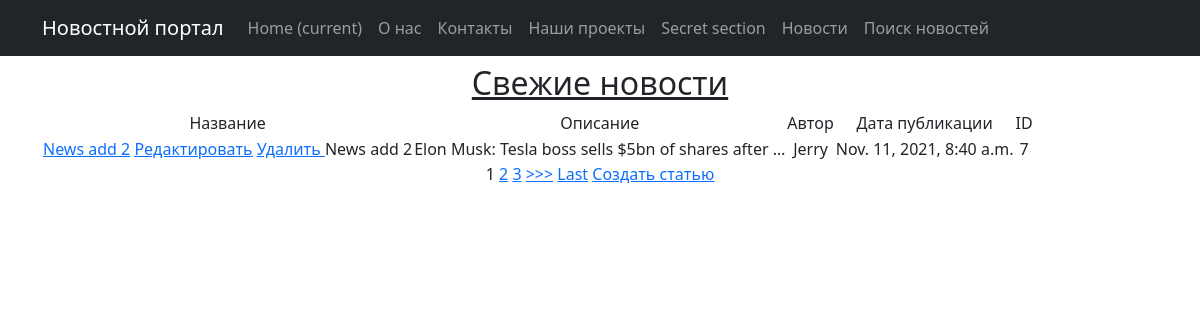
Page /news/ on the committed database.
### newsapp/models.py (models this page shows, shortened)
class NewsModel(models.Model):
    name = models.CharField(max_length=150,unique=True)
    description = models.TextField()
    author = models.CharField(max_length=50)
    dateCreation = models.DateTimeField(auto_now_add=True)

### newsapp/views.py (the view, shortened to what this page needs)
# urls.py: path('', NewsViews.as_view()),
class NewsViews(ListView):
    model = NewsModel
    template_name = 'flatpages/news.html'
    context_object_name = 'news'
    queryset = NewsModel.objects.order_by('-dateCreation')
    paginate_by = 1
    form_class = NewsForm
    def get_context_data(self, **kwargs):
        context = super().get_context_data(**kwargs)
        context['filter'] = NewsFilter(self.request.GET, queryset=self.get_queryset())
        context['form'] = NewsForm()
        return context

### newsapp/templatetags/newsapp_filters.py (called while the page is built)
@register.filter(name='censor')
def censor(value):
    text = value.split()
    for word in text:
        if word.lower() in stop_words:
            value = value.replace(word, '****')
    return value

### templates/flatpages/news.html (shortened to what this page needs)
{% extends 'flatpages/default.html' %}
{% load newsapp_filters %}
{% block content %}
    <h2><u>Свежие новости</u></h2>
    {% if news %}
        <table>
            <tr>
                <td>
                    Название
                </td>
                <td>
                    Описание
                </td>
                <td>
                    Автор
                </td>
                <td>
                    Дата публикации
                </td>
                <td>
                    ID
                </td>
            </tr>
        {% for news in news %}
            <tr>
                <td>
                    <a href="{% url 'news_detail' news.id %}">{{ news.name|censor }}</a>
                    <a href="{% url 'news_update' news.id %}"><u>Редактировать</u></a>
                    <a href="{% url 'news_delete' news.id %}"><u> Удалить </u></a>
                    {{ news.name|censor }}
                </td>
                <td>
                    {{ news.description|truncatechars:50|censor }}
                </td>
                <td>
                    {{ news.author }}
                </td>
                <td>
                    {{ news.dateCreation }}
                </td>
                <td>
                    {{ news.id }}
                </td>
            </tr>
        {% endfor %}
        </table>
{% if is_paginated %}
    {% for num in page_obj.paginator.page_range %}
        {% if page_obj.number == num %}
            <a>{{ num }}</a>
        {% elif num > page_obj.number|add:'-3' and num < page_obj.number|add:'3' %}
            <a href="?page={{ num }}">{{ num }}</a>
        {% endif %}
    {% endfor %}
    {% if page_obj.has_next %}
        <a href="?page={{ page_obj.next_page_number }}">>>></a>
        <a href="?page={{ page_obj.paginator.num_pages }}">Last</a>
    {% endif %}
    {% else %}
        <h3>Новостей нет!</h3>
    {% endif %}
{% endif %}
<a href="{% url 'news_create' %}"><u> Создать статью </u></a>
{% endblock content %}

### rows in the picture
NewsModel: name|censor "News add 2", description|censor "Elon Musk: Tesla boss sells $5bn of shares after …", author "Jerry", dateCreation "Nov. 11, 2021, 8:40 a.m.", id "7"

### other values in the picture
{{ num }} "1"
{{ num }} "2" "3"
